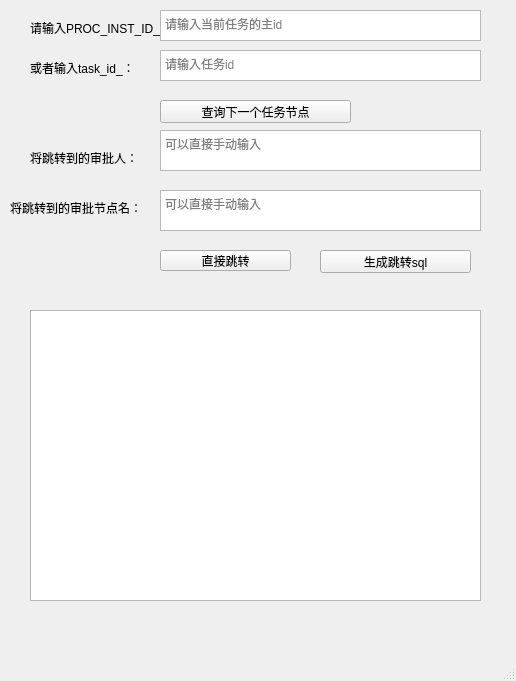
<?xml version="1.0" encoding="UTF-8"?>
<ui version="4.0">
 <class>MainWindow</class>
 <widget class="QMainWindow" name="MainWindow">
  <property name="geometry">
   <rect>
    <x>0</x>
    <y>0</y>
    <width>516</width>
    <height>681</height>
   </rect>
  </property>
  <property name="windowTitle">
   <string>MainWindow</string>
  </property>
  <widget class="QWidget" name="centralwidget">
   <widget class="QLabel" name="label">
    <property name="geometry">
     <rect>
      <x>30</x>
      <y>20</y>
      <width>141</width>
      <height>16</height>
     </rect>
    </property>
    <property name="text">
     <string>请输入PROC_INST_ID_：</string>
    </property>
   </widget>
   <widget class="QTextEdit" name="textEdit">
    <property name="geometry">
     <rect>
      <x>160</x>
      <y>10</y>
      <width>321</width>
      <height>31</height>
     </rect>
    </property>
    <property name="placeholderText">
     <string>请输入当前任务的主id</string>
    </property>
   </widget>
   <widget class="QLabel" name="label_2">
    <property name="geometry">
     <rect>
      <x>30</x>
      <y>60</y>
      <width>111</width>
      <height>16</height>
     </rect>
    </property>
    <property name="text">
     <string>或者输入task_id_：</string>
    </property>
   </widget>
   <widget class="QTextEdit" name="textEdit_2">
    <property name="geometry">
     <rect>
      <x>160</x>
      <y>50</y>
      <width>321</width>
      <height>31</height>
     </rect>
    </property>
    <property name="placeholderText">
     <string>请输入任务id</string>
    </property>
   </widget>
   <widget class="QPushButton" name="pushButton">
    <property name="geometry">
     <rect>
      <x>160</x>
      <y>100</y>
      <width>191</width>
      <height>23</height>
     </rect>
    </property>
    <property name="text">
     <string>查询下一个任务节点</string>
    </property>
   </widget>
   <widget class="QLabel" name="label_3">
    <property name="geometry">
     <rect>
      <x>30</x>
      <y>150</y>
      <width>111</width>
      <height>16</height>
     </rect>
    </property>
    <property name="text">
     <string>将跳转到的审批人：</string>
    </property>
   </widget>
   <widget class="QPlainTextEdit" name="plainTextEdit">
    <property name="geometry">
     <rect>
      <x>160</x>
      <y>130</y>
      <width>321</width>
      <height>41</height>
     </rect>
    </property>
    <property name="placeholderText">
     <string>可以直接手动输入</string>
    </property>
   </widget>
   <widget class="QLabel" name="label_4">
    <property name="geometry">
     <rect>
      <x>10</x>
      <y>200</y>
      <width>141</width>
      <height>16</height>
     </rect>
    </property>
    <property name="text">
     <string>将跳转到的审批节点名：</string>
    </property>
   </widget>
   <widget class="QPlainTextEdit" name="plainTextEdit_2">
    <property name="geometry">
     <rect>
      <x>160</x>
      <y>190</y>
      <width>321</width>
      <height>41</height>
     </rect>
    </property>
    <property name="placeholderText">
     <string>可以直接手动输入</string>
    </property>
   </widget>
   <widget class="QPushButton" name="pushButton_2">
    <property name="geometry">
     <rect>
      <x>160</x>
      <y>250</y>
      <width>131</width>
      <height>21</height>
     </rect>
    </property>
    <property name="text">
     <string>直接跳转</string>
    </property>
   </widget>
   <widget class="QPushButton" name="pushButton_3">
    <property name="geometry">
     <rect>
      <x>320</x>
      <y>250</y>
      <width>151</width>
      <height>23</height>
     </rect>
    </property>
    <property name="text">
     <string>生成跳转sql</string>
    </property>
   </widget>
   <widget class="QTextBrowser" name="textBrowser">
    <property name="geometry">
     <rect>
      <x>30</x>
      <y>310</y>
      <width>451</width>
      <height>291</height>
     </rect>
    </property>
   </widget>
  </widget>
  <widget class="QMenuBar" name="menubar">
   <property name="geometry">
    <rect>
     <x>0</x>
     <y>0</y>
     <width>516</width>
     <height>23</height>
    </rect>
   </property>
  </widget>
  <widget class="QStatusBar" name="statusbar"/>
 </widget>
 <resources/>
 <connections/>
</ui>
